Frame 1 (no input): blank canvas, image omitted
Frame 60 (no input): blank canvas, image omitted
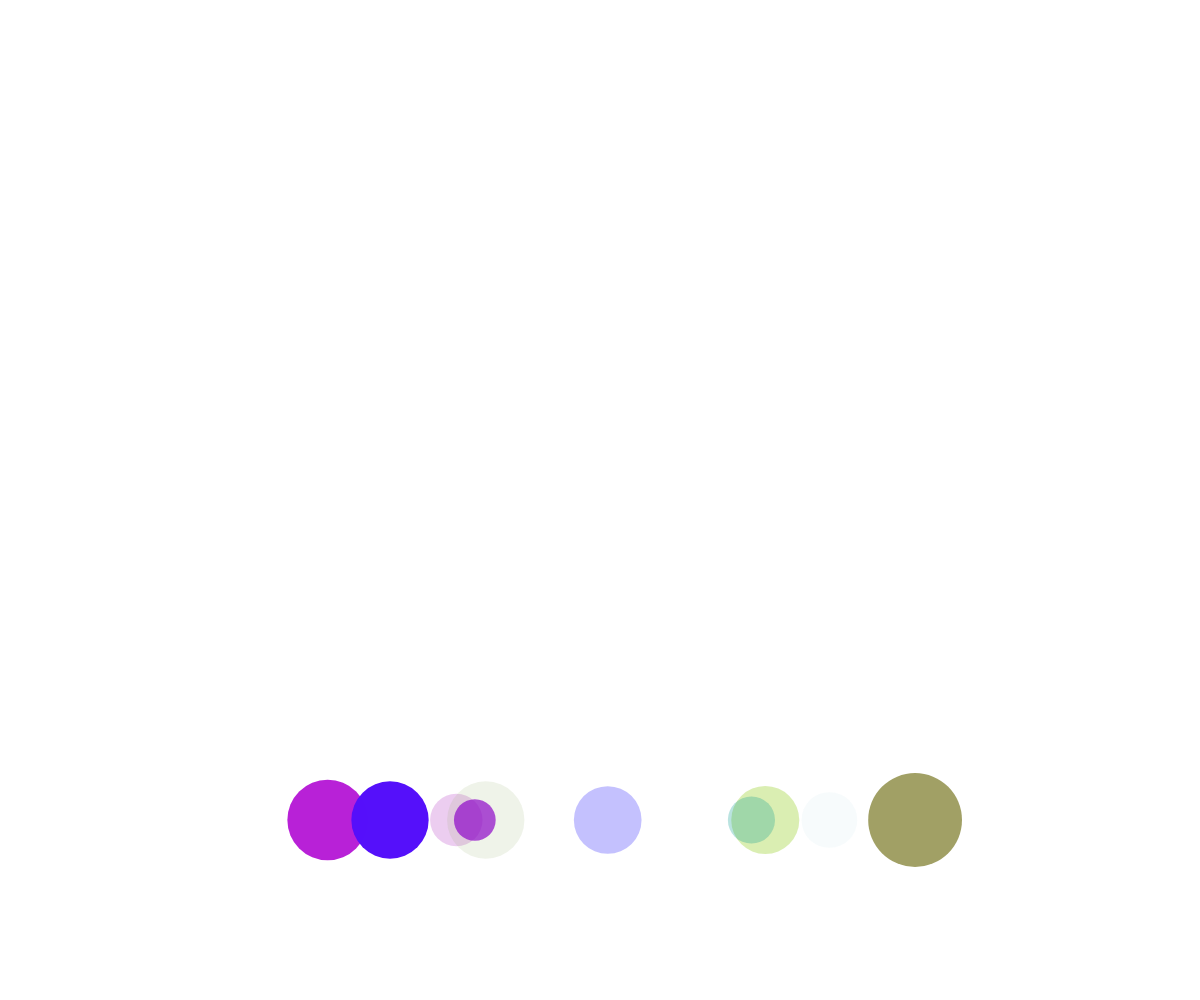
Frame 120 (the mouse pressed at the canvas centre since frame 60)

The p5.js sketch whose frames 1 and 60 were blank and that drew this single picture after the mouse press (run headless with seeded random() and noise() and a simulated clock; from frame 60 on, the mouse is pressed at the canvas centre):

// p5.js sketch
// ── sketch.js
// Bubble Demo

let theBubbles = [];

function setup() {
  createCanvas(windowWidth, windowHeight);
}

function draw() {
  background("white");
  bubbleUp();
  displayBubble();
}

function mousePressed() {
  for (let i=0; i<10; i++)
    spawnBubble();
}

function spawnBubble() {
  let bubble = {
    x: random(width),
    y: height,
    radius: random(20, 50),
    dx: 0,
    dy: -3,
    theColor: color(random(255),random(255), random(255), random(255)),
    theTime: random(1000),
  };
  theBubbles.push(bubble);
}

function bubbleUp() {
  for (let bubble of theBubbles) {
    bubble.y += bubble.dy;
  
    //jitter sideways
    // bubble.x += random(5, -5);

    bubble.x = noise(bubble.theTime) * width;
    bubble.theTime += 0.001;
  }
}

function displayBubble() {
  for (let bubble of theBubbles) {
    noStroke();
    fill(bubble.theColor);
    circle(bubble.x, bubble.y, bubble.radius*2)
  }
}
